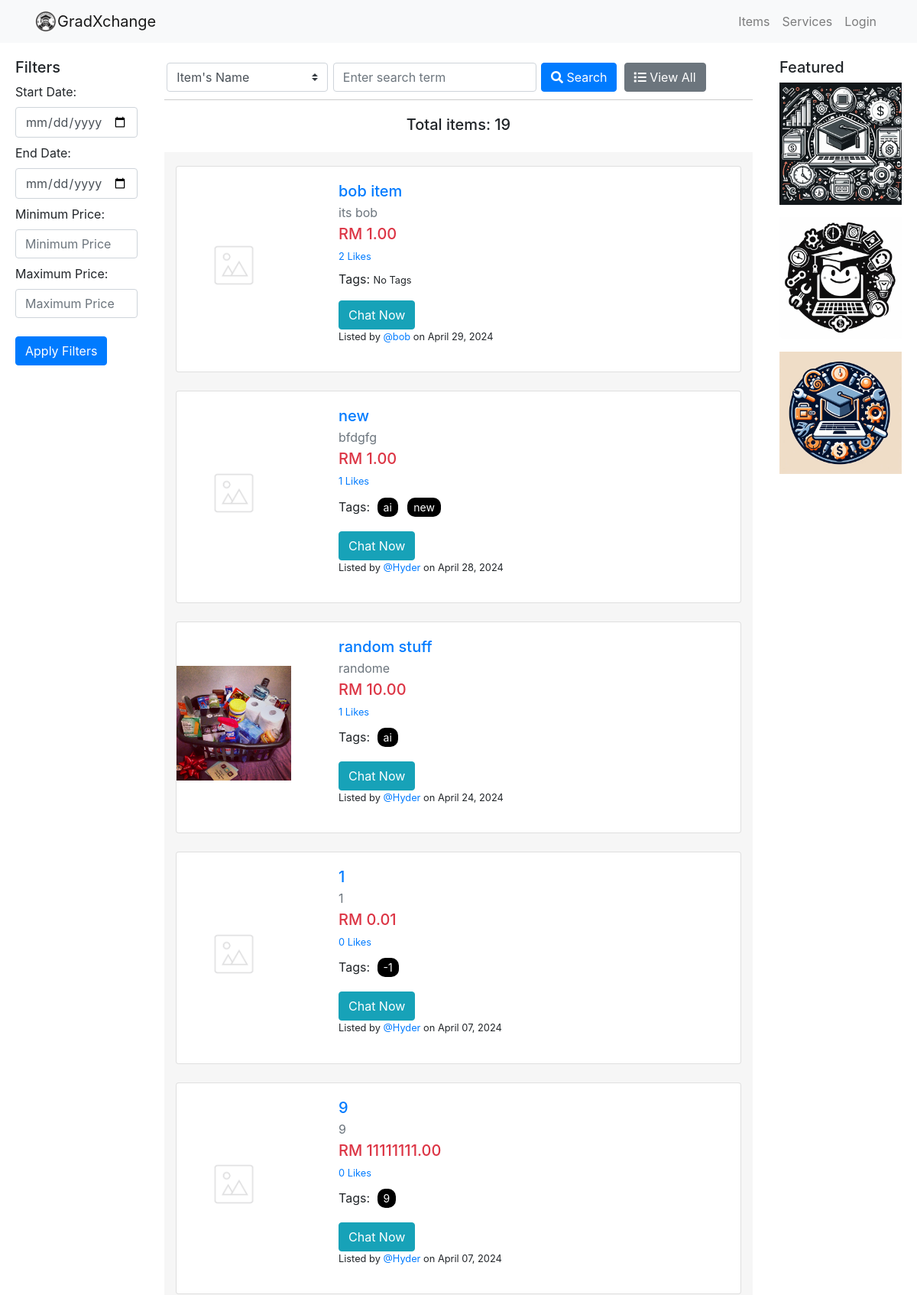
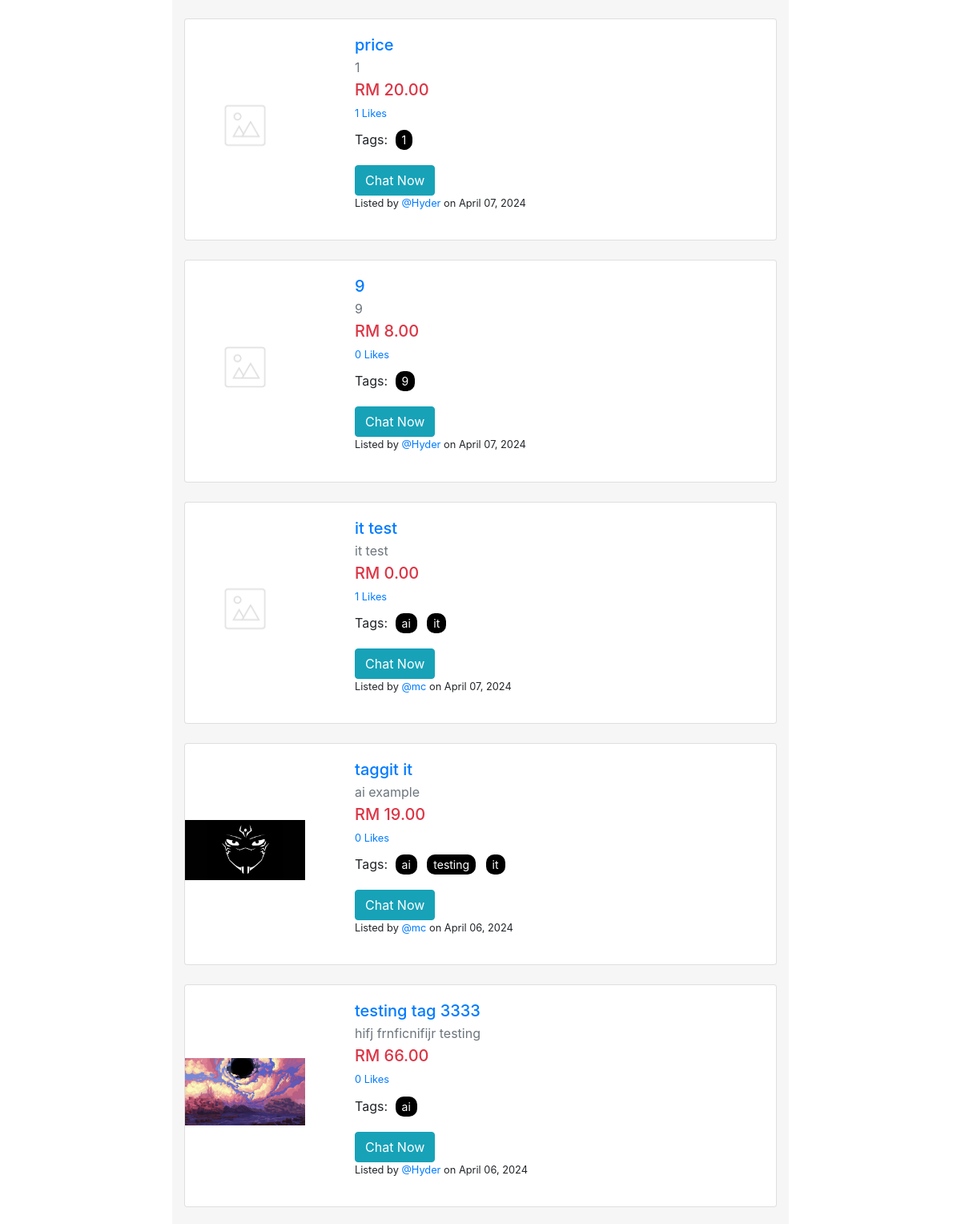
The page /item/ (upper part) on the database its author committed (2 pictures, top to bottom).
### item/models.py (models this page shows, shortened)
class Item(models.Model):
    tags = TaggableManager()
    item_name = models.CharField(max_length=200)
    item_desc = models.CharField(max_length=200)
    item_detail = models.CharField(max_length=2000)
    item_price = models.DecimalField(max_digits=10, decimal_places=2, validators=[MinValueValidator(Decimal('0.01'))])
    item_image = models.ImageField(upload_to='images_item', default="notfound.png")
    created =  models.DateTimeField(auto_now_add=True)
    user_name = models.ForeignKey(User, on_delete=models.CASCADE,default=1)
    liked_by = models.ManyToManyField(settings.AUTH_USER_MODEL, related_name='item_liked',blank= True)

### item/views.py (the view)
# urls.py: path('', views.index, name='index'),
def index(request):
    item_list = Item.objects.select_related('user_name').annotate(like_count=Count('liked_by')).all().order_by('-created')  # Include related user data
    tag = request.GET.get('tag')
    if tag:
        item_list = item_list.filter(tags__name__in=[tag])
    min_price = request.GET.get('min_price')
    max_price = request.GET.get('max_price')
    start_date = request.GET.get('start_date')
    end_date = request.GET.get('end_date')
    show_my_items = request.GET.get('show_my_items', 'off')
    search_type = request.GET.get('search_type')
    search_query = request.GET.get('search_query')
    active_filter_name = None
    active_filter_value = None
    if search_type == 'item_name' and search_query:
        item_list = item_list.filter(item_name__icontains=search_query)
        active_filter_name = 'Item Name'
        active_filter_value = search_query
    elif search_type == 'seller_name' and search_query:
        item_list = item_list.filter(user_name__username__icontains=search_query)
        active_filter_name = 'Seller Name'
        active_filter_value = search_query
    if min_price and max_price:
        item_list = item_list.filter(item_price__gte=min_price, item_price__lte=max_price)
        active_filter_name = 'Price Range'
        active_filter_value = f"{min_price} to {max_price}"
    if start_date:
        start_date = datetime.strptime(start_date, '%Y-%m-%d')
        item_list = item_list.filter(created__gte=start_date)
    if end_date:
        end_date = datetime.strptime(end_date, '%Y-%m-%d')
        end_date = end_date + timedelta(days=1) - timedelta(seconds=1)
        item_list = item_list.filter(created__lt=end_date)  # Using __lt to include "just before midnight"
    if show_my_items == 'on':
        item_list = item_list.filter(user_name=request.user)
        active_filter_name = 'My Items'
        active_filter_value = 'My items'
    page_number = request.GET.get('page')
    paginator = Paginator(item_list, 12)  # Assuming 12 items per page
    page_obj = paginator.get_page(page_number)
    context = {
        'item_list': page_obj,
        'result_count': page_obj.paginator.count,
        'show_my_items': show_my_items,
        'active_filter_name': active_filter_name,
        'active_filter_value': active_filter_value,
        'tag': tag  # Optionally pass the tag to highlight it or use it in the template
    }
    return render(request, 'item/index.html', context)

### item/templatetags/item_custom_filters.py (called while the page is built)
@register.filter
def remove_param(request_get, param):
    modified = request_get.copy()
    modified.pop(param, None)
    return modified.urlencode()

### users/context_processors.py (called while the page is built)
def unread_message_count(request):
    if request.user.is_authenticated:
        count = Message.objects.filter(recipient=request.user.profile, is_read=False).count()
        return {'unread_message_count': count}
    return {}

### item/templates/item/index.html (shortened to what this page needs)
{% extends 'users/base.html' %}
{% load static %}
{% load item_custom_filters %}
{% block body %}
<div class="container-fluid">
    <div class="row">
        <section class="col-md-2 filter-column collapse d-md-block" id="filterMenu">
            <h5>Filters</h5>
            <form action="" method="get" class="d-grid gap-2">
                <label for="start_date">Start Date:</label>
                <input type="date" id="start_date" name="start_date" class="form-control mb-2" placeholder="yyyy-mm-dd">
                <label for="end_date">End Date:</label>
                <input type="date" id="end_date" name="end_date" class="form-control mb-2" placeholder="yyyy-mm-dd">
                <label for="min_price">Minimum Price:</label>
                <input type="number" id="min_price" name="min_price" class="form-control mb-2"
                    placeholder="Minimum Price">
                <label for="max_price">Maximum Price:</label>
                <input type="number" id="max_price" name="max_price" class="form-control mb-2"
                    placeholder="Maximum Price">
                <button class="btn btn-primary mt-3" type="submit">Apply Filters</button>
            </form>
        </section>
        <section class="col-12 col-md-8">
            <div id="searchForm" class="mt-3">
                <form action="" method="GET" class="input-group ">
                    <div class="row no-gutters align-items-center justify-content-center">
                        <div class="col-12 col-md-4">
                            <select class="form-control  custom-select" name="search_type">
                                <option value="item_name">Item's Name</option>
                            </select>
                        </div>
                        <div class="col-12 col-md-5">
                            <input class="form-control" type="search" name="search_query"
                                placeholder="Enter search term" aria-label="Search">
                        </div>
                        <div class="col-12 col-md-2">
                            <button class="btn btn-primary w-150" type="submit"><i class="fas fa-search"></i>
                                Search</button>
                        </div>
                        <div class="col-12 col-md-1">
                            <a href="{% url 'item:index' %}" class="btn btn-secondary w-150"><i class="fas fa-list"></i>
                                View All</a>
                        </div>
                    </div>
                </form>
            </div>
            <div class="text-center mb-4">
                <div class="text-center mb-4" style="padding-top: 20px;">
                    {% if active_filter_name %}
                    <h5>Showing results for "{{ active_filter_value }}": {{ result_count }}</h5>
                    {% else %}
                    <h5>Total items: {{ result_count }}</h5>
                    {% endif %}
                </div>
            </div>
            <div id="item-cards-section" style="background-color: #eeeeee8c;padding-top: 10px;">
                <div class="container py-2">
                    {% for item in item_list %}
                    <div class="card mb-4 zoom-card">
                        <div class="row align-items-center">
                            <div class="col-md-3">
                                <div class="bg-image zoom-image ripple" style="overflow: hidden;">
                                    <a href="{% url 'item:detail' item.id %}" class="text-reset">
                                        <img src="{{ item.item_image.url }}" class="img-fluid"
                                            style="width: 100%; height: 150px; object-fit: contain;">
                                    </a>
                                </div>
                            </div>
                            <div class="col-md-9">
                                <div class="card-body item-card-body">
                                    <a href="{% url 'item:detail' item.id %}" class="text-reset">
                                        <h5 class="card-title mb-1">{{ item.item_name }}</h5>
                                        <p class="mb-1 text-muted">{{ item.item_desc }}</p>
                                        <h5 class="mb-2 text-danger">RM {{ item.item_price }}</h5>
                                        <p class="small mb-2">{{ item.like_count }} Likes</p>
                                    </a>
                                    <div>
                                        <div class="tags">
                                            <p>Tags:
                                                {% if item.tags.all %}
                                                {% for tag in item.tags.all %}
                                                <a href="{% url 'item:index' %}?tag={{ tag.name }}"><span class="tag">{{ tag.name }}</span></a>
                                                {% endfor %}
                                                {% else %}
                                                <small>No Tags</small>
                                                {% endif %}
                                            </p>
                                        </div>
                                        {% if request.user != item.user_name %}
                                        <a id="send-message-btn" href="{% url 'chat' item.user_name.profile.pk %}"
                                            class="btn btn-info">Chat Now</a>
                                        {% else %}
                                        <a href="{% url 'item:update_item' item.id %}"
                                            class="btn btn-outline-warning btn-sm">Edit</a>
                                        <a href="{% url 'item:delete_item' item.id %}"
                                            class="btn btn-outline-danger btn-sm">Delete</a>
                                        {% endif %}
                                    </div>
                                    <p class="small">Listed by <a
                                            href="{% url 'account' item.user_name.username %}">@{{item.user_name}}</a>
                                        on {{ item.created|date:"F d, Y" }}</p>
                                </div>
                            </div>
                        </div>
                    </div>
                    {% empty %}
                    <div class="col-12">
                        <p class="text-center">No services found.</p>
                    </div>
                    {% endfor %}
                </div>
            </div>
        </section>
        <section class="col-12 col-md-2 ads-column">
            <h5>Featured</h5>
            <a href="#" class="d-block mb-3">
                <img src="{% static 'pictures/logo4.jpg' %}" alt="Advert 4" class="img-fluid">
            </a>
            <a href="#" class="d-block mb-3">
                <img src="{% static 'pictures/logo5.jpg' %}" alt="Advert 5" class="img-fluid">
            </a>
            <a href="#" class="d-block mb-3">
                <img src="{% static 'pictures/logo6.jpg' %}" alt="Advert 6" class="img-fluid">
            </a>
        </section>
    </div>
    {% endblock %}

### static/css/style.css (style rules this page uses)
html, body { height: 100%; margin: 0; padding: 0; }
body { display: flex; flex-direction: column; }
.zoom-card { overflow: hidden; }
.zoom-image { transition: transform 0.5s ease; }
#send-message-btn { white-space: nowrap; }
.tags .tag { background-color: #000000; color: white; margin-left: 5px; padding: 2px 8px; border-radius: 10px; font-size: 0.875rem; }
.tag { display: inline-block; background-color: #000000; color: #ffffff; padding: 2px 8px; margin: 3px; border-radius: 3px; font-size: 0.8em; }
#item-cards-section .card { display: flex; flex-direction: column; height: 100%; }
#item-cards-section .card img { margin-bottom: 10px; }
#item-cards-section .card-body { flex-grow: 1; display: flex; flex-direction: column; }
#item-cards-section .card-title { margin-top: 0px; }
#item-cards-section .btn { margin-top: auto; }

### item/templates/item/index.html (style rules this page uses)
* { box-sizing: border-box; }
.zoom-image img { width: 100%; max-width: 150px; height: auto; object-fit: cover; }
.filter-column, .ads-column { padding: 20px; background-color: white; }
.item-card-body { padding-left: 20px; }
#searchForm { top: 0; z-index: 1000; background-color: white; padding: 10px 0; border-bottom: 1px solid #ccc; width: 100%; display: flex; justify-content: center; }
@media (min-width: 769px) { .input-group>.row>div { padding-right: 0.2rem; padding-left: 0.2rem; } }

### rows shown on the page
Item: item_image (picture), item_name "bob item", item_desc "its bob", item_price "1.00", like_count "2", shows "No Tags", shows "Chat Now", user_name "bob", created "April 29, 2024"
Item: item_image (picture), item_name "new", item_desc "bfdgfg", item_price "1.00", like_count "1", shows "Chat Now", user_name "Hyder", created "April 28, 2024"
Tag: name "ai"
Tag: name "new"
Item: item_image (picture), item_name "random stuff", item_desc "randome", item_price "10.00", like_count "1", shows "Chat Now", user_name "Hyder", created "April 24, 2024"
Item: item_image (picture), item_name "1", item_desc "1", item_price "0.01", like_count "0", shows "Chat Now", user_name "Hyder", created "April 07, 2024"
Tag: name "-1"
Item: item_image (picture), item_name "9", item_desc "9", item_price "11111111.00", like_count "0", shows "Chat Now", user_name "Hyder", created "April 07, 2024"
Tag: name "9"
Item: item_image (picture), item_name "price", item_desc "1", item_price "20.00", like_count "1", shows "Chat Now", user_name "Hyder", created "April 07, 2024"
Tag: name "1"
Item: item_image (picture), item_name "9", item_desc "9", item_price "8.00", like_count "0", shows "Chat Now", user_name "Hyder", created "April 07, 2024"
Item: item_image (picture), item_name "it test", item_desc "it test", item_price "0.00", like_count "1", shows "Chat Now", user_name "mc", created "April 07, 2024"
Tag: name "it"
Item: item_image (picture), item_name "taggit it", item_desc "ai example", item_price "19.00", like_count "0", shows "Chat Now", user_name "mc", created "April 06, 2024"
Tag: name "testing"
Item: item_image (picture), item_name "testing tag 3333", item_desc "hifj frnficnifijr testing", item_price "66.00", like_count "0", shows "Chat Now", user_name "Hyder", created "April 06, 2024"

### other values the page prints
{{ result_count }} "19"
